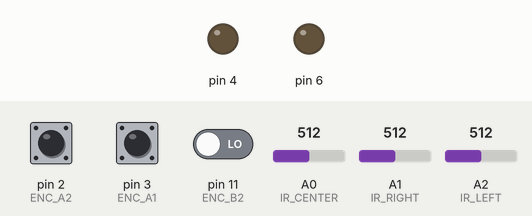
The program below on a simulated Arduino Nano, built with avr-gcc and run on an emulated ATmega328P. Parts: output pins drawn as LEDs (lit = HIGH). The inputs (shaded band) are chosen by the test bench; at power-on: pin 2 (ENC_A2) HIGH, pin 3 (ENC_A1) HIGH, pin 11 (ENC_B2) LOW, A0 (IR_CENTER) = 512, A1 (IR_RIGHT) = 512, A2 (IR_LEFT) = 512.

Above: at 1.2 s.
1.3 s: pin 2 (ENC_A2) pulsed LOW 2 times (0.12 s each, 0.3 s apart)
At 4.3 s:
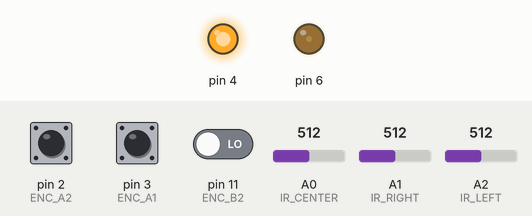
At 9.8 s:
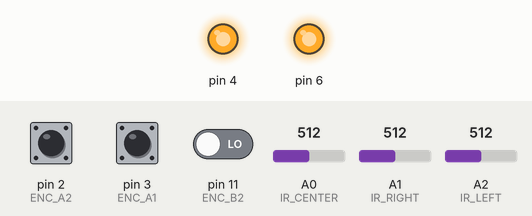
Timing chart, 0 to 11.3 s (numbered marks = the images above; inputs shaded):
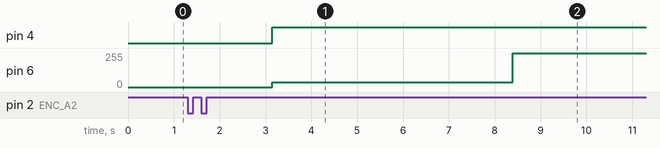

Measured:
- after the input at 1.3 s, pin 6: 0/255 → 36/255 after 1.8 s, → 255/255 5.2 s later

The program:

main.cpp
```cpp
#include <Arduino.h>

// Motor and Sensor Pin defines

// Left motor
#define ENC_A1 3
#define ENC_B1 12
#define M1_IN1 4
#define M1_IN2 7

// Right motor
#define ENC_A2 2
#define ENC_B2 11
#define M2_IN1 6
#define M2_IN2 5

#define IR_LEFT A2
#define IR_CENTER A0
#define IR_RIGHT A1

// Set threshold value for IR sensors
int threshold = 512;
// Set OCR1A to 125 (2ms*16MHz/256) for interrupts at every 2 mili seconds
int comp_match = 125;

// to time motors
int motorFlagCount = 0;

// Base speed
int baseSpeed = 100;

// encoder motors
volatile long leftEncoderCount = 0;
volatile long rightEncoderCount = 0;
float prevT = 0;

volatile float left_speed = 0;
volatile float right_speed = 0;
float left_targetSpeed = 0;
float right_targetSpeed = 0;

long left_prevT = 0;
long right_prevT = 0;

// Line following PID variables
volatile float error_line = 0;
float errorIntegral_line = 0;
float prevError_line = 0;

// Speed PID variables
volatile float error_speed = 0;
float errorIntegral_speed = 0;
float prevError_speed = 0;

// PID constants
const float Kp_line = 2.0;
const float Ki_line = 0.1;
const float Kd_line = 1.0;

const float Kp_speed = 0.8;
const float Ki_speed = 0.05;
const float Kd_speed = 0.1;


void setup()
{

  pinMode(ENC_A1, INPUT);
  pinMode(ENC_B1, INPUT);
  pinMode(ENC_A2, INPUT);
  pinMode(ENC_B2, INPUT);
  pinMode(IR_LEFT, INPUT);
  pinMode(IR_CENTER, INPUT);
  pinMode(IR_RIGHT, INPUT);

  // Encoder interrupts
  attachInterrupt(digitalPinToInterrupt(ENC_A1), readLeftEncoder, RISING);
  attachInterrupt(digitalPinToInterrupt(ENC_A2), readRightEncoder, RISING);

  // Reset timer control register A
  TCCR1A = 0;
  TCCR1B = 0;

  // Set prescaler to 256
  TCCR1B |= (1 << CS12);
  TCCR1B &= ~(1 << CS11);
  TCCR1B &= ~(1 << CS10);

  // Set OCR1A for output compare match
  OCR1A = comp_match;

  // Enable Timer1 compare interrupt
  TIMSK1 |= (1 << OCIE1A);

  // Enable global interrupts
  sei();
}

void loop()
{
  // empty loop
}

// Interrupt Service Routine
ISR(TIMER1_COMPA_vect)
{

  // Read IR Sensors
  int leftSensor = analogRead(IR_LEFT);
  int centerSensor = analogRead(IR_CENTER);
  int rightSensor = analogRead(IR_RIGHT);

  // call motor setup
  if (motorFlagCount == 4)
  {
    SetMotor(leftSensor, centerSensor, rightSensor);
    motorFlagCount = 0;
  }
  else
  {
    motorFlagCount++;
  }
}

// Set Motors
void SetMotor(int leftSensor, int centerSensor, int rightSensor)
{

  // calculate error
  error_line = calculateLineError(leftSensor, centerSensor, rightSensor);
  float deltaTime = 0.01; // 100 Hz

  // Integral term
  errorIntegral_line += error_line * deltaTime;

  // Derivative term
  float errorDerivative_line = (error_line - prevError_line) / deltaTime;

  // Calculate PID output
  float pidOutput = (Kp_line * error_line) +
                    (Ki_line * errorIntegral_line) +
                    (Kd_line * errorDerivative_line);

  // Calculate motor speeds
  left_targetSpeed = constrain(baseSpeed + pidOutput, 0, 255);
  right_targetSpeed = constrain(baseSpeed - pidOutput, 0, 255);

  // Compute req speed in terms of PWM
  int left_pwm = computeSpeedPID(left_targetSpeed, left_speed);
  int right_pwm = computeSpeedPID(right_targetSpeed, right_speed);

  // Set Motors
  setMotorSpeed(M1_IN1, M1_IN2, left_pwm);
  setMotorSpeed(M2_IN1, M2_IN2, right_pwm);

  // Update last error
  prevError_line = error_line;
}

// Encoder reading functions
void readLeftEncoder()
{
  int b = digitalRead(ENC_B1);
  leftEncoderCount += (b > 0) ? 1 : -1;
  long currT = micros();
  float deltaT = ((float)(currT - left_prevT)) / 1.0e6;
  left_speed = ((b > 0) ? 1 : -1) / deltaT;
  left_prevT = currT;
}

void readRightEncoder()
{
  int b = digitalRead(ENC_B2);
  rightEncoderCount += (b > 0) ? 1 : -1;
  long currT = micros();
  float deltaT = ((float)(currT - right_prevT)) / 1.0e6;
  right_speed = ((b > 0) ? 1 : -1) / deltaT;
  right_prevT = currT;
}

// Setting motor speed
void setMotorSpeed(int pwmPin, int dirPin, int speed)
{
  digitalWrite(dirPin, (speed >= 0) ? HIGH : LOW);
  analogWrite(pwmPin, abs(speed));
}

// Line error calculation
float calculateLineError(int leftSensor, int centerSensor, int rightSensor)
{
  // straight
  if (centerSensor > threshold && leftSensor < threshold && rightSensor <threshold)
  {
    return 0; // Go straight
  }

  // left side
  if (leftSensor > threshold && rightSensor < threshold)
  {
    return -1.0; // Turn left
  }

  // right side
  if (leftSensor < threshold && rightSensor > threshold)
  {
    return 1.0; // Turn right
  }

  return 1.0; // Default to turn right
}

// Compute PWM from req speed using PID
int computeSpeedPID(float targetSpeed, float currSpeed)
{
  // calculate error
  error_speed = targetSpeed - currSpeed;
  float deltaT = 0.01; // 100 Hz

  // Integral term
  errorIntegral_speed += error_speed * deltaT;

  // Derivative term
  float errorDerivative_speed = (error_speed - prevError_speed) / deltaT;

  // PID output
  float output = (Kp_speed * error_speed) +
                 (Ki_speed * errorIntegral_speed) +
                 (Kd_speed * errorDerivative_speed);


  int pwm = constrain((int)output,-255,255);
  return pwm;
}
```
